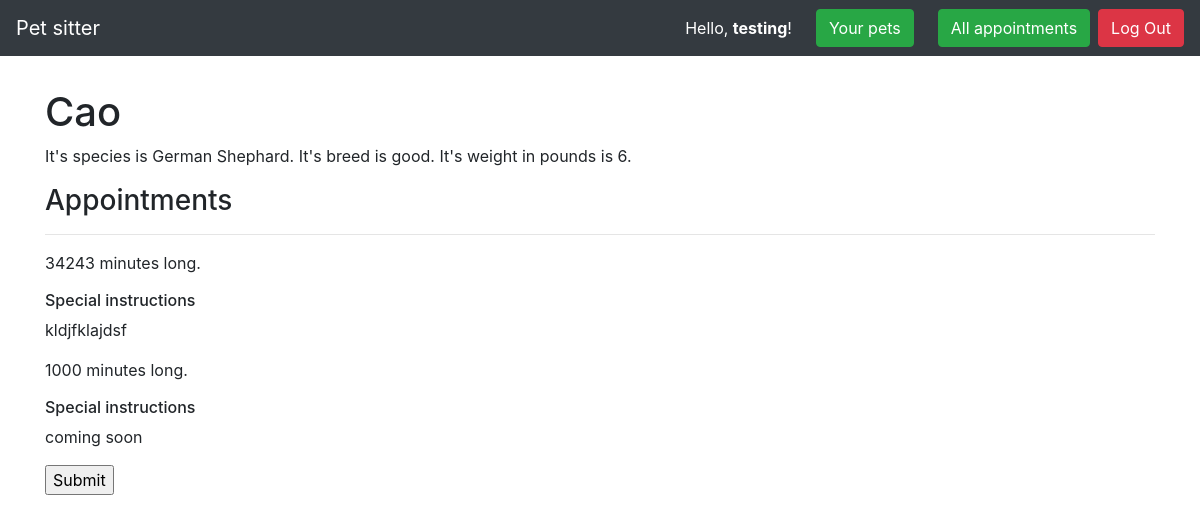
Screenshot of /pets/1/ (signed in) with the database file from the repository.
### pet_app/models.py (models this page shows, shortened)
class Pet(models.Model):
	pet_name = models.CharField(max_length=100, help_text="Pet Name")
	species = models.CharField(max_length=50, help_text="Species")
	breed = models.CharField(max_length=50, help_text="Breed")
	weight_in_pounds = models.IntegerField()
	owner = models.ForeignKey(User, on_delete=models.CASCADE, help_text="Pet Owner")

class Appointment(models.Model):
	pet = models.ForeignKey(Pet, on_delete=models.CASCADE, help_text="Pet that the appointment is for.")
	date_of_appointment = models.DateField()
	duration_minutes = models.IntegerField()
	special_instructions = models.TextField()

### pet_app/views.py (the view)
# urls.py: path('pets/<int:pet_id>/', views.PetDetailView.as_view(), name='pet_detail'),
class PetDetailView(LoginRequiredMixin, DetailView):
    login_url = reverse_lazy('login')
    model = Pet
    def get(self, request, pet_id):
        context = {
          'pet': self.get_queryset().get(id=pet_id),
          'appointments': Appointment.objects.filter(pet__id=pet_id)
        }
        return render(request, 'pet_app/pet_detail.html', context)

### pet_app/templates/pet_app/pet_detail.html (shortened to what this page needs)
{% extends "base.html" %}
{% block content %}
<h1>{{ pet.pet_name }}</h1>
<p>It's species is {{ pet.species }}.
It's breed is {{ pet.breed }}.
It's weight in pounds is {{ pet.weight_in_pounds }}.</p>
<h3>Appointments</h3>
<hr>
{% if appointments %}
    {% for appointment in appointments %}
      <div class="row">
          <div class="col">
              <p>{{appointment.duration_minutes}} minutes long.</p>
              <h6>Special instructions</h6>
              <p>{{ appointment.special_instructions }}</p>
          </div>
      </div>
    {% endfor %}
{% else %}
  <div class="alert alert-primary" role="alert">No appointments to display.</div>
{% endif %}
{% if request.user.is_authenticated %}
<form method='POST'>
  <input type="submit" value="Submit">
</form>
{% endif %}
{% endblock %}

### pet_app/templates/base.html (shortened to what this page needs)
<!doctype html>
<html lang="en">
	<head>
		<link rel="stylesheet" href="https://stackpath.bootstrapcdn.com/bootstrap/4.3.1/css/bootstrap.min.css"
>
	</head>
	<body>
		<nav class="navbar navbar-expand-md navbar-dark bg-dark">
			<a class="navbar-brand" href="{% url 'index' %}">Pet sitter</a>
			<form class="form-inline ml-auto">
				{% if request.user.is_authenticated %}
					<div class="text-white">Hello, <strong>{{ request.user.username }}</strong>!</div>
					<a href="{% url 'pet_list' %}" class="btn btn-success ml-4">Your pets</a>
					<a href="{% url 'appointment_list' %}" class="btn btn-success ml-4">All appointments</a>
					<a href="{% url 'logout' %}" class="btn btn-danger ml-2">Log Out</a>
				{% else %}
				<a href="{% url 'login' %}" class="btn btn-secondary ml-2">Log In</a>
				<a href="{% url 'signup' %}" class="btn btn-primary ml-2">Sign Up</a>
				{% endif %}
			</form>
		</nav>
		<main role="main" class="container" style="margin-top: 4vh;">
			{% block content %}{% endblock %}
		</main>
	</body>

### rows the page displays
Pet: pet_name "Cao", species "German Shephard", breed "good", weight_in_pounds "6"
Appointment: duration_minutes "34243", special_instructions "kldjfklajdsf"
Appointment: duration_minutes "1000", special_instructions "coming soon"

### other values shown
{{ request.user.username }} "testing"
